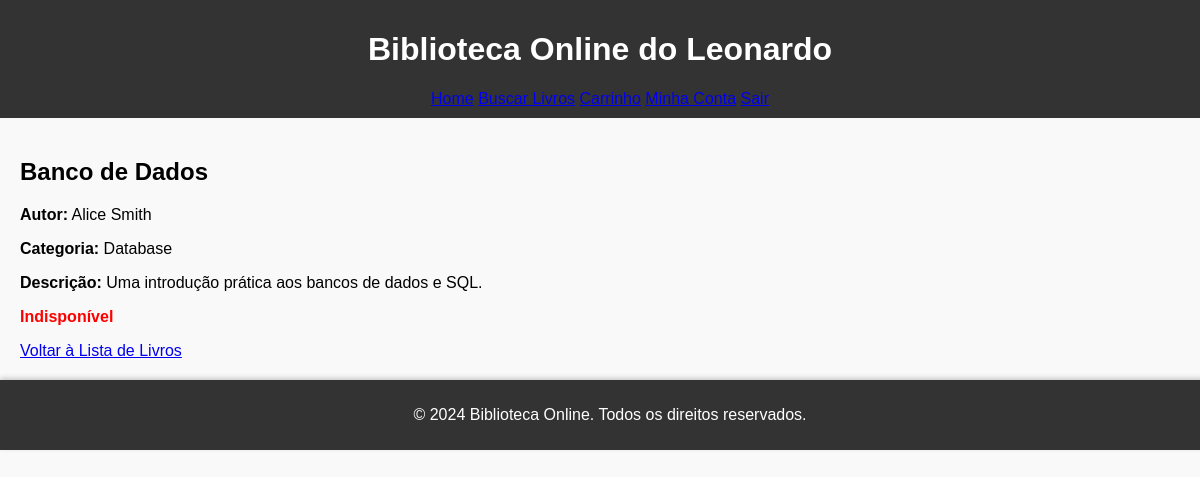
/detalhes/3 (signed in), run on the app's committed database.
### models.py (models this page shows)
class Livro(db.Model):
    __tablename__ = 'livros'
    id = db.Column(db.Integer, primary_key=True)
    titulo = db.Column(db.String(200), nullable=False)
    autor = db.Column(db.String(100), nullable=False)
    descricao = db.Column(db.Text, nullable=True)
    categoria = db.Column(db.String(100), nullable=False)
    disponibilidade = db.Column(db.Boolean, default=True)  # True significa disponível

### routes.py (the view)
    @app.route("/detalhes/<int:livro_id>")
    @login_required
    def detalhes(livro_id):
        livro = Livro.query.get_or_404(livro_id)
        return render_template("details.html", livro=livro)

### routes.py (called while the page is built)
def login_required(f):
    @wraps(f)
    def decorated_function(*args, **kwargs):
        if "usuario_id" not in session:
            flash("Faça login para acessar esta página.", "warning")
            return redirect(url_for("login"))
        return f(*args, **kwargs)
    return decorated_function

### templates/details.html (shortened to what this page needs)
{% extends "base.html" %}
{% block content %}
<h2>{{ livro.titulo }}</h2>
<p><strong>Autor:</strong> {{ livro.autor }}</p>
<p><strong>Categoria:</strong> {{ livro.categoria }}</p>
<p><strong>Descrição:</strong> {{ livro.descricao }}</p>
{% if livro.disponibilidade %}
    <p style="color: green;"><strong>Disponível</strong></p>
    <a href="{{ url_for('adicionar_ao_carrinho', livro_id=livro.id) }}" class="button">Adicionar ao Carrinho</a>
{% else %}
    <p style="color: red;"><strong>Indisponível</strong></p>
{% endif %}
<a href="{{ url_for('index') }}">Voltar à Lista de Livros</a>
{% endblock %}

### static/style.css (style rules this page uses)
body { font-family: Arial, sans-serif; margin: 0; padding: 0; background-color: #f9f9f9; }

### data on the page
Livro: titulo "Banco de Dados", autor "Alice Smith", categoria "Database", descricao "Uma introdução prática aos bancos de dados e SQL."
